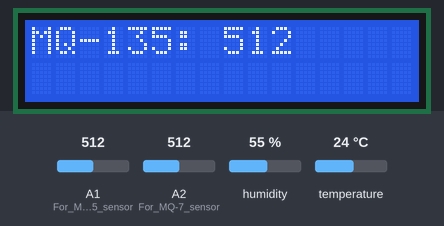
Simulated run of this sketch. Board: Arduino Uno, built with avr-gcc and run on an emulated ATmega328P. Parts: 16×2 character LCD. The test bench sets the inputs (shaded band); at power-on: humidity 55 %, A1 (For_MQ-135_sensor) = 512, A2 (For_MQ-7_sensor) = 512, temperature 24 °C. The modem accepts every AT command (registered, SIM ready, sends succeed) and sends nothing else; what the sketch prints to the serial monitor is not drawn.

Above: at 1.2 s.
1.3 s: humidity set to 22 %
At 15.0 s:
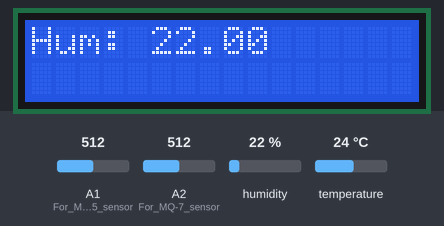
15.2 s: A1 (For_MQ-135_sensor) set to 716
At 17.1 s:
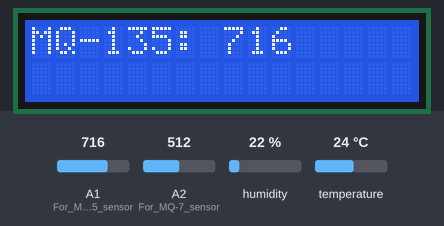
17.8 s: A2 (For_MQ-7_sensor) set to 716
At 26.8 s:
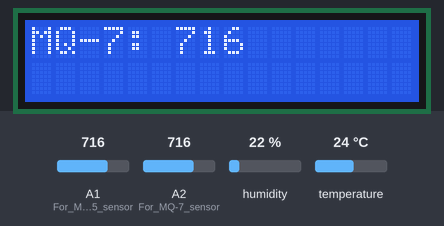
29.9 s: temperature set to 12 °C
At 37.7 s:
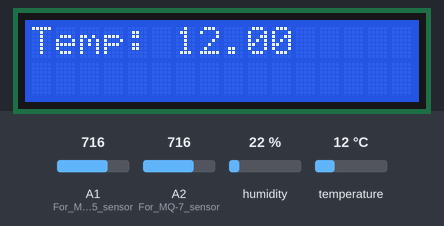
38.0 s: A1 (For_MQ-135_sensor) set to 992
At 41.5 s:
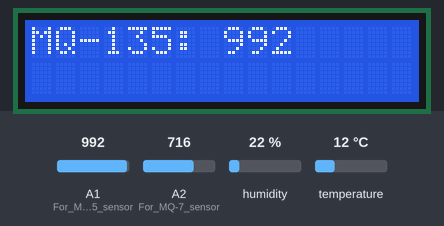
42.1 s: A2 (For_MQ-7_sensor) set to 992
At 51.2 s:
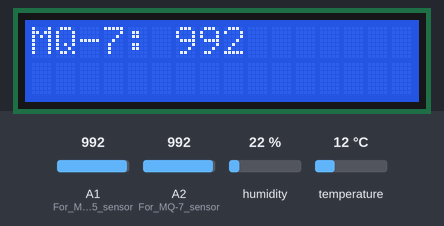
Timing chart, 0 to 52.7 s (numbered marks = the images above; inputs shaded):
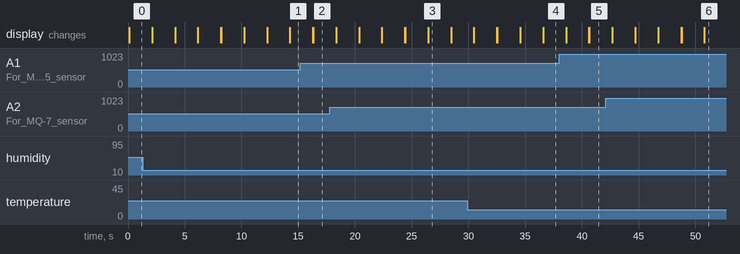

The sketch:

godcode.ino
```cpp
#include "DHT.h"
#include <Wire.h>
#include <LiquidCrystal_I2C.h>
#include <SoftwareSerial.h>

#define DHTPIN 8
#define DHTTYPE DHT11
#define RX 2
#define TX 3

DHT dht(DHTPIN, DHTTYPE);
LiquidCrystal_I2C lcd(0x27, 16, 2);
SoftwareSerial esp8266(RX, TX);

String AP = "NET DAEMON";       // AP NAME
String PASS = "monsoondaily";   // AP PASSWORD
String API = "V9ZMG1QPLK0LHT8H";   // Write API KEY
String HOST = "api.thingspeak.com";
String PORT = "80";

void setup() {
    lcd.init();
    lcd.backlight();
    Serial.begin(9600);
    dht.begin();
    pinMode(A1, INPUT);  // For MQ-135 sensor
    pinMode(A2, INPUT);  // For MQ-7 sensor
    esp8266.begin(115200);

    // ESP8266 setup
    sendCommand("AT", 5, "OK");
    sendCommand("AT+CWMODE=1", 5, "OK");
    sendCommand("AT+CWJAP=\"" + AP + "\",\"" + PASS + "\"", 20, "OK");
}

void loop() {
    int a = analogRead(A1);  // Read MQ-135 sensor value
    int b = analogRead(A2);  // Read MQ-7 sensor value
    float h = dht.readHumidity();   // Read humidity from DHT sensor
    float t = dht.readTemperature();  // Read temperature from DHT sensor

    if (isnan(h) || isnan(t)) {
        Serial.println(F("Failed to read from DHT sensor!"));
        lcd.setCursor(0, 0);
        lcd.print("Error reading DHT");
        delay(1000);
        return;
    }

    Serial.print(F("Humidity: "));
    Serial.print(h);
    Serial.print(F("%  Temperature: "));
    Serial.print(t);
    Serial.print(F("°C "));
    Serial.print(F("MQ-135 Value: "));
    Serial.print(a);
    Serial.print(F(" MQ-7 Value: "));
    Serial.println(b);

    // Display MQ-135 sensor value
    lcd.setCursor(0, 0);
    lcd.print("MQ-135: ");
    lcd.print(a);
    delay(2000);
    lcd.clear();

    // Display MQ-7 sensor value
    lcd.setCursor(0, 0);
    lcd.print("MQ-7: ");
    lcd.print(b);
    delay(2000);
    lcd.clear();

    // Display temperature
    lcd.setCursor(0, 0);
    lcd.print("Temp: ");
    lcd.print(t);
    delay(2000);
    lcd.clear();

    // Display humidity
    lcd.setCursor(0, 0);
    lcd.print("Hum: ");
    lcd.print(h);
    delay(2000);
    lcd.clear();

    // Send data to ThingSpeak
    String getData = "GET /update?api_key=" + API + "&field1=" + a + "&field2=" + b + "&field3=" + t + "&field4=" + h;
    sendCommand("AT+CIPMUX=1", 5, "OK");
    sendCommand("AT+CIPSTART=0,\"TCP\",\"" + HOST + "\"," + PORT, 15, "OK");
    sendCommand("AT+CIPSEND=0," + String(getData.length() + 4), 4, ">");
    esp8266.println(getData);
    sendCommand("AT+CIPCLOSE=0", 5, "OK");
}

// Function to send AT commands and wait for a specific response
void sendCommand(String command, int maxWait, String response) {
    String readString = "";
    esp8266.println(command);  // Send the AT command
    long int time = millis();
    while (millis() - time < (maxWait * 1000)) {
        while (esp8266.available()) {
            char c = esp8266.read();
            readString += c;
        }
        if (readString.indexOf(response) != -1) {
            return;
        }
    }
    Serial.println("Error: No response from ESP8266 for command: " + command);
}
```

Measured:
- what the display in image 3 shows lasts 2.0 s, from 26.5 s to 28.5 s
